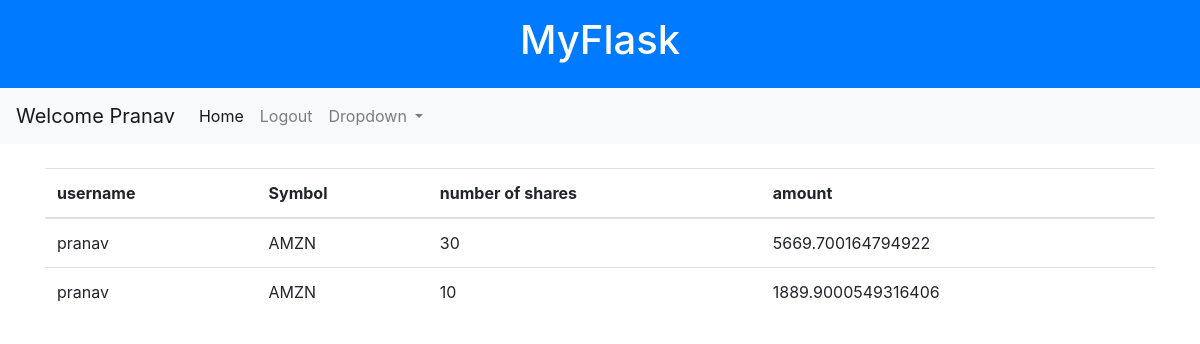
Before: /finance_history (signed in) with the older database file.
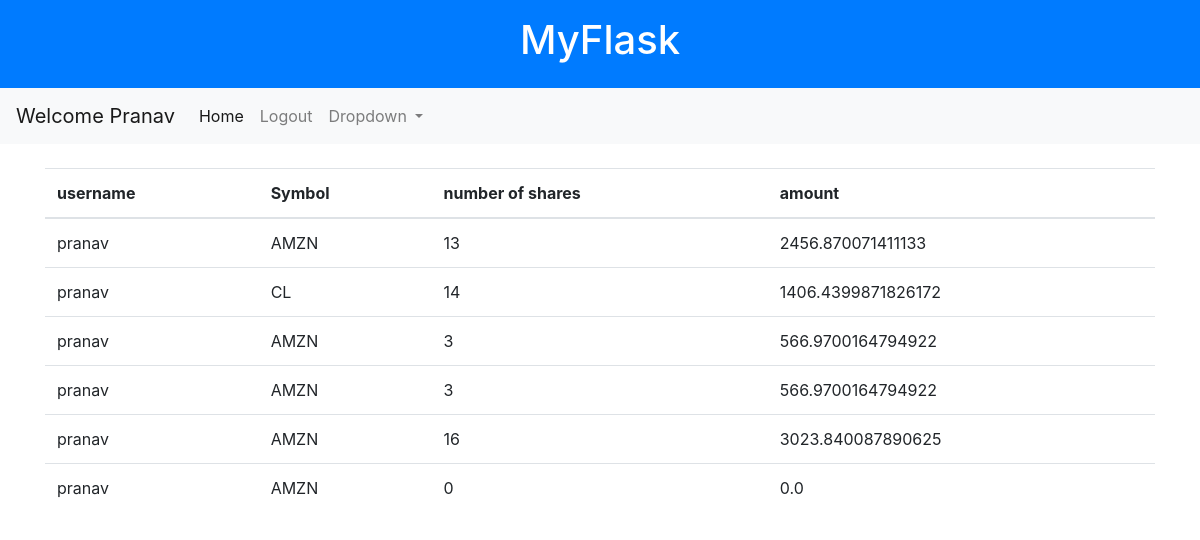
After: the same page with the newer database file.
### tables this page shows
CREATE TABLE users (
id INTEGER PRIMARY KEY AUTOINCREMENT,
username TEXT NOT NULL,
password TEXT NOT NULL,
cash INTEGER DEFAULT 10000);

CREATE TABLE history (
                        id INTEGER NOT NULL,
                        username TEXT NOT NULL,
                        stock TEXT NOT NULL,
                        shares INTEGER NOT NULL,
                        price REAL NOT NULL
                        );

### app.py (the view)
@app.route("/finance_history")
@login_required
def finance_history():
    conn = sqlite3.connect("users.db")
    conn.row_factory = sqlite3.Row
    c = conn.cursor()
    c.execute("""
                SELECT * FROM history WHERE id = ?
                """, (current_user.id,))
    history = c.fetchall()
    conn.close()
    history = [dict(row) for row in history]
    return render_template("finance_history.html", history = history)

### app.py (called while the page is built)
@login_manager.user_loader
def load_user(user_id):
    with get_db_connection() as c:
        user = c.execute("SELECT * FROM users WHERE id = ?", (user_id,)).fetchone()
    if user:
        print(user)
        return User(id = user["id"] , username = user["username"] , password = user["password"])
    return None

@app.after_request
def after_request(response):
    response.headers["Cache-Control"] = "no-cache, no-store, must-revalidate"
    response.headers["Expires"] = 0
    response.headers["Pragma"] = "no-cache"
    return response

def get_db_connection():
    c = sqlite3.connect("users.db")
    c.row_factory = sqlite3.Row
    return c

### templates/finance_history.html
{% extends "layout.html" %}
{% block content %}
<table class = "table">
    <thead>
        <tr>
            <th>username</th>
            <th>Symbol</th>
            <th>number of shares</th>
            <th>amount</th>
        </tr>
    </thead>
    <tbody>
       {% for hist in history %}
       <tr>
            <td>{{ hist.username }}</td>
            <td>{{ hist.stock }}</td>
            <td>{{ hist.shares }}</td>
            <td>{{ hist.price }}</td>
        </tr>
        {% endfor %}
    </tbody>
</table>
{% endblock %}

### templates/layout.html (shortened to what this page needs)
<!DOCTYPE html>
<html lang="en">
  <head>
    <link
      rel="stylesheet"
      href="https://stackpath.bootstrapcdn.com/bootstrap/4.5.2/css/bootstrap.min.css"
    />
    <link
      rel="stylesheet"
      href="https://cdnjs.cloudflare.com/ajax/libs/animate.css/4.1.1/animate.min.css"
    />
  </head>
  <body>
    <header class="bg-primary text-white text-center py-3">
      <h1><a href="/" class="text-white" style="text-decoration: none;">MyFlask</a></h1>
    </header>
    <nav class="navbar navbar-expand-lg navbar-light bg-light">
      {% if current_user.is_authenticated %}
      <a class="navbar-brand" href="/">Welcome {{ current_user.username.capitalize() }}</a>
      {% else %}
      <a class="navbar-brand" href="">Welcome</a>
      {% endif %}
      <div class="collapse navbar-collapse" id="navbarNav">
        <ul class="navbar-nav">
          <li class="nav-item active">
            <a class="nav-link" href="#">Home <span class="sr-only">(current)</span></a>
          </li>
          {% if current_user.is_authenticated %}
          <li class="nav-item">
            <a class="nav-link" href="/logout">Logout</a>
          </li>
          {% endif %}
          <li class="nav-item dropdown">
            <a
              class="nav-link dropdown-toggle"
              href="#"
              id="navbarDropdown"
              role="button"
              data-toggle="dropdown"
              aria-haspopup="true"
              aria-expanded="false"
            >
              Dropdown
            </a>
          </li>
        </ul>
      </div>
    </nav>
    <div class="container mt-4 animate__animated animate__fadeIn">{% block content %} {% endblock %}</div>
  </body>
</html>

Changed rows visible on the page:
changed history (number 1 of 6 on the later page): shares "30" → "13"; price "5669.700164794922" → "2456.870071411133"
changed history (number 2 of 6 on the later page): stock "AMZN" → "CL"; shares "10" → "14"; price "1889.9000549316406" → "1406.4399871826172"
added history: username "pranav", stock "AMZN", shares "3", price "566.9700164794922"
added history: username "pranav", stock "AMZN", shares "3", price "566.9700164794922"
added history: username "pranav", stock "AMZN", shares "16", price "3023.840087890625"
added history: username "pranav", stock "AMZN", shares "0", price "0.0"
